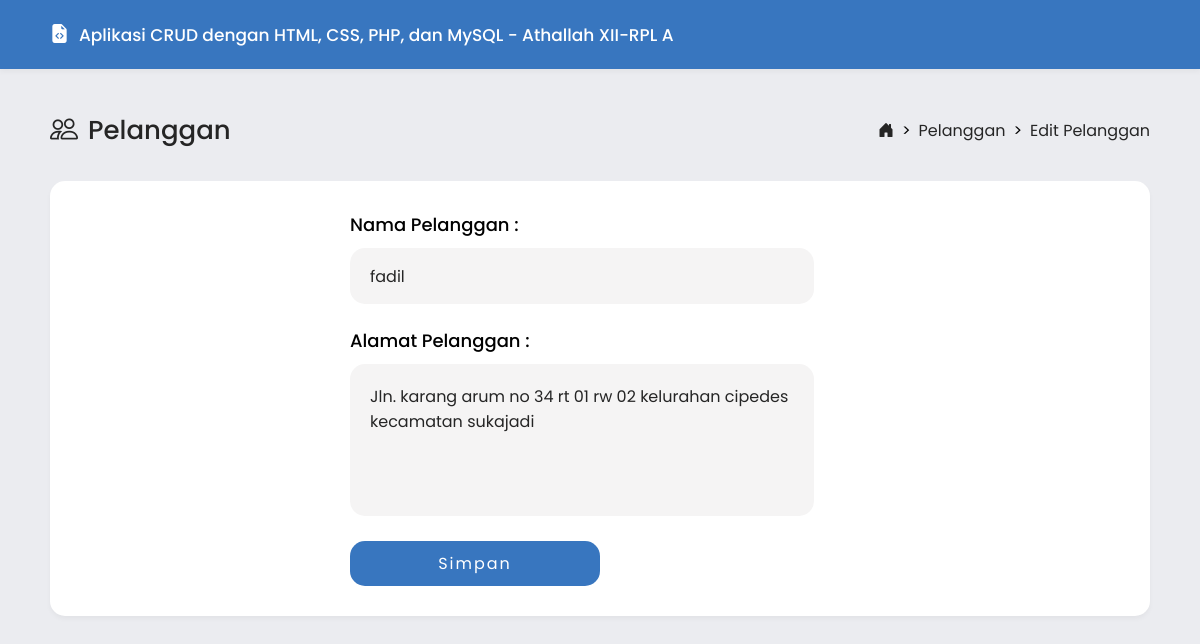
Screenshot of /pelanggan/edit-pelanggan.php?id=9 (signed in) with the database file from the repository.
### tables this page shows
CREATE TABLE `pelanggan` (
  `id` int(11) NOT NULL,
  `nama` varchar(255) NOT NULL,
  `alamat` varchar(255) NOT NULL
);

### pelanggan/edit-pelanggan.php (the view, shortened to what this page needs)
<!DOCTYPE html>
<html>
<head>
    <link rel="stylesheet" href="../asset/style.css">
    <link rel="stylesheet" href="https://cdn.jsdelivr.net/npm/bootstrap-icons@1.11.1/font/bootstrap-icons.css">
</head>
<body>
	<?php
		include "../koneksi/koneksi.php";
		$id = $_GET['id'];
		$query = mysqli_query($koneksi, "SELECT * FROM pelanggan WHERE id='$id'")or die(mysqli_error());
		while($data = mysqli_fetch_array($query)){
	?>
    <header class="hdr-box flex-row">
        <div class="hdr-content flex-row">
            <div class="hdr-content2">
                <i class="bi bi-file-earmark-code-fill" style="font-size: 19px; color: white;"></i><h1>Aplikasi CRUD dengan HTML, CSS, PHP, dan MySQL - Athallah XII-RPL A</h1>
            </div>
        </div>
    </header>
    <ul class="breadcrumbs flex-row">
        <li class="judul flex-row"><i class="bi bi-people" style="font-size: 28px; margin-right: 10px; color: #252525;"></i><h1>Pelanggan</h1></li>
        <li class="link flex-row">
            <a href="../index.php"><i class="bi bi-house-door-fill"></i></a> > <a href="tampil-pelanggan.php">Pelanggan</a> > <a href="">Edit Pelanggan</a>
        </li>
    </ul>
    <main class="table-wrap">
		<form action="proses-edit-pelanggan.php" method="post" class="form">
			<label class="label" for="nama-pelanggan">Nama Pelanggan : </label>
			<input class="control" type="text" name="nama" value="<?php echo $data['nama'] ?>">
			<label class="label label-2" for="alamat-pelanggan">Alamat Pelanggan : </label>
            <textarea class="control-textarea" type="text" name="alamat"><?php echo $data['alamat'] ?></textarea>
			<input class="button-control" type="submit" value="Simpan"></td>
		</form>
    </main>
	<?php } ?>
</body>
</html>

### asset/style.css (style rules this page uses)
html { scroll-behavior: smooth; }
* { margin: 0; padding: 0; text-decoration: none; font-family: 'Poppins', sans-serif; }
body { background-color: #ebecf0; }
.flex-row { display: flex; justify-content: center; align-items: center; flex-direction: row; }
.hdr-box { width: 100%; background-color: #3876BF; box-shadow: rgba(0, 0, 0, 0.04) 0px 3px 5px; }
.hdr-content { width: 100%; margin-right: auto; padding: 20px; }
.hdr-content2 { width: 1100px; display: flex; align-items: center; flex-direction: row; gap: 10px; }
.hdr-content h1 { color: white; font-size: 17px; font-weight: 500; }
.breadcrumbs { width: 1100px; padding-top: 40px; padding-bottom: 30px; margin: auto; }
.judul { margin-right: auto; }
.judul h1 { font-size: 26px; font-weight: 500; color: #252525; }
.link { display: flex; gap: 8px; margin-left: auto; }
.link a { font-size: 16px; color: #252525; font-weight: 400; }
.bi-house-door-fill { font-size: 16px; color: #252525; }
.table-wrap { width: 1040px; margin: auto; padding: 30px; background-color: white; border-radius: 15px; box-shadow: rgba(0, 0, 0, 0.04) 0px 3px 5px; }
.form { width: 500px; gap: 10px; display: flex; flex-direction: column; align-items: start; margin: auto; }
.form input.control::placeholder { color: #f7f7f7; font-weight: 400; }
.label { font-size: 18px; font-weight: 500; }
.label-2 { margin-top: 13px; }
.control { border: 0; outline: none; width: 424px; height: 56px; padding: 0 20px 0 20px; border-radius: 15px; background: #f5f4f4; color: #252525; font-family: inherit; font-size: 16px; transition: 0.4s; }
.control-textarea { border: 0; outline: none; width: 424px; height: 112px; padding: 20px 20px; border-radius: 15px; background: #f5f4f4; color: #252525; font-family: inherit; font-size: 16px; transition: 0.4s; resize: none; }
.button-control { cursor: pointer; width: 50%; padding: 10px 13px; background: #3876BF; color: white; border: 0; border-radius: 15px; font-family: inherit; font-size: 16px; font-weight: 400; text-align: center; letter-spacing: 2px; transition: all 0.2s; margin-top: 15px; }

### rows the page displays
pelanggan: nama "fadil", alamat "Jln. karang arum no 34 rt 01 rw 02 kelurahan cipedes kecamatan sukajadi"
